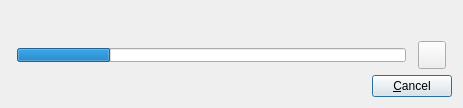
<?xml version="1.0" encoding="UTF-8"?>
<ui version="4.0">
 <class>ProgressDialog</class>
 <widget class="QDialog" name="ProgressDialog">
  <property name="geometry">
   <rect>
    <x>0</x>
    <y>0</y>
    <width>463</width>
    <height>108</height>
   </rect>
  </property>
  <layout class="QVBoxLayout" name="verticalLayout">
   <item>
    <layout class="QHBoxLayout" name="horizontalLayout_4">
     <property name="leftMargin">
      <number>6</number>
     </property>
     <property name="topMargin">
      <number>0</number>
     </property>
     <property name="rightMargin">
      <number>6</number>
     </property>
     <item>
      <widget class="QLabel" name="informativeLabel">
       <property name="sizePolicy">
        <sizepolicy hsizetype="Preferred" vsizetype="MinimumExpanding">
         <horstretch>0</horstretch>
         <verstretch>0</verstretch>
        </sizepolicy>
       </property>
       <property name="minimumSize">
        <size>
         <width>0</width>
         <height>0</height>
        </size>
       </property>
       <property name="maximumSize">
        <size>
         <width>16777215</width>
         <height>16777215</height>
        </size>
       </property>
       <property name="text">
        <string/>
       </property>
       <property name="scaledContents">
        <bool>true</bool>
       </property>
       <property name="wordWrap">
        <bool>true</bool>
       </property>
      </widget>
     </item>
    </layout>
   </item>
   <item>
    <layout class="QHBoxLayout" name="horizontalLayout_3">
     <property name="spacing">
      <number>12</number>
     </property>
     <property name="leftMargin">
      <number>6</number>
     </property>
     <property name="topMargin">
      <number>0</number>
     </property>
     <property name="rightMargin">
      <number>6</number>
     </property>
     <property name="bottomMargin">
      <number>0</number>
     </property>
     <item>
      <widget class="QProgressBar" name="progressBar">
       <property name="maximumSize">
        <size>
         <width>16777215</width>
         <height>14</height>
        </size>
       </property>
       <property name="value">
        <number>24</number>
       </property>
       <property name="textVisible">
        <bool>false</bool>
       </property>
       <property name="format">
        <string>%p%</string>
       </property>
      </widget>
     </item>
     <item>
      <widget class="QToolButton" name="cancelToolButton">
       <property name="minimumSize">
        <size>
         <width>28</width>
         <height>28</height>
        </size>
       </property>
       <property name="text">
        <string/>
       </property>
      </widget>
     </item>
    </layout>
   </item>
   <item>
    <layout class="QHBoxLayout" name="horizontalLayout_2">
     <item>
      <spacer name="horizontalSpacer">
       <property name="orientation">
        <enum>Qt::Horizontal</enum>
       </property>
       <property name="sizeHint" stdset="0">
        <size>
         <width>40</width>
         <height>20</height>
        </size>
       </property>
      </spacer>
     </item>
     <item>
      <widget class="QPushButton" name="cancelPushButton">
       <property name="text">
        <string>&amp;Cancel</string>
       </property>
      </widget>
     </item>
    </layout>
   </item>
  </layout>
 </widget>
 <resources/>
 <connections/>
</ui>
